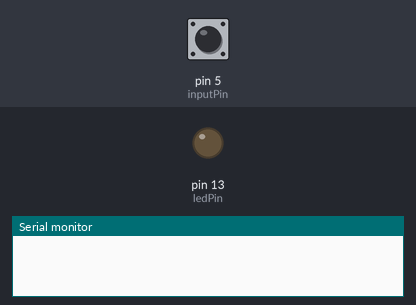
A sketch run on a simulated Arduino Uno, built with avr-gcc and run on an emulated ATmega328P. Parts: output pins drawn as LEDs (lit = HIGH), the last lines printed to the serial monitor. The inputs (shaded band) are chosen by the test bench; at power-on: pin 5 (inputPin) HIGH.

Above: at 1.2 s.
1.3 s: pin 5 (inputPin) pulled LOW for 0.15 s
At 1.9 s:
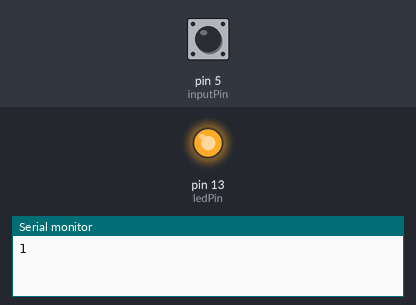
2.9 s: pin 5 (inputPin) pulled LOW for 1 s
At 4.4 s:
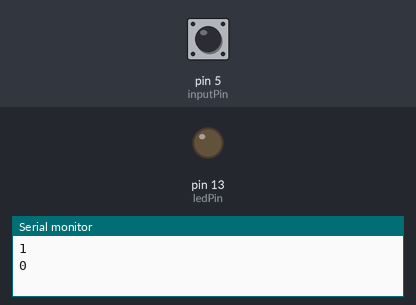
5.4 s: pin 5 (inputPin) pulled LOW for 3.2 s
At 9.2 s:
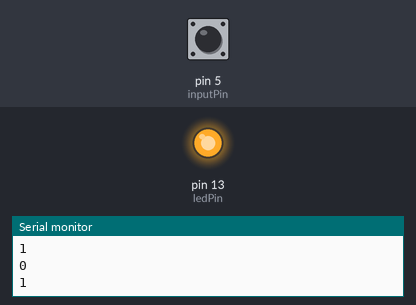
Timing chart, 0 to 10.7 s (numbered marks = the images above; inputs shaded):
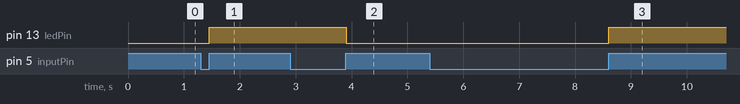

Measured:
- after the input at 1.3 s, pin 13 (ledPin): LOW → HIGH after 0.15 s
- after the input at 2.9 s, pin 13 (ledPin): HIGH → LOW after 1.0 s
- after the input at 5.4 s, pin 13 (ledPin): LOW → HIGH after 3.2 s

The sketch:

bounce.ino
```cpp
#include <Bounce2.h>

int inputPin = 5;
int ledPin = 13;
int ledValue = LOW;
Bounce bouncer = Bounce(inputPin, 5);

void setup() {
  pinMode(inputPin, INPUT);
  pinMode(ledPin, OUTPUT);
  digitalWrite(inputPin, HIGH);   //Uruchamia rezystor wbudowany w wejście nr 5 //Należy wywołać po ustaleniu pinMode()
  Serial.begin(9600);
}

void loop() {


  if(bouncer.update() && bouncer.read() == HIGH){
    ledValue = ! ledValue;
    digitalWrite(ledPin, ledValue);
    Serial.println(ledValue);
  }
}
```
